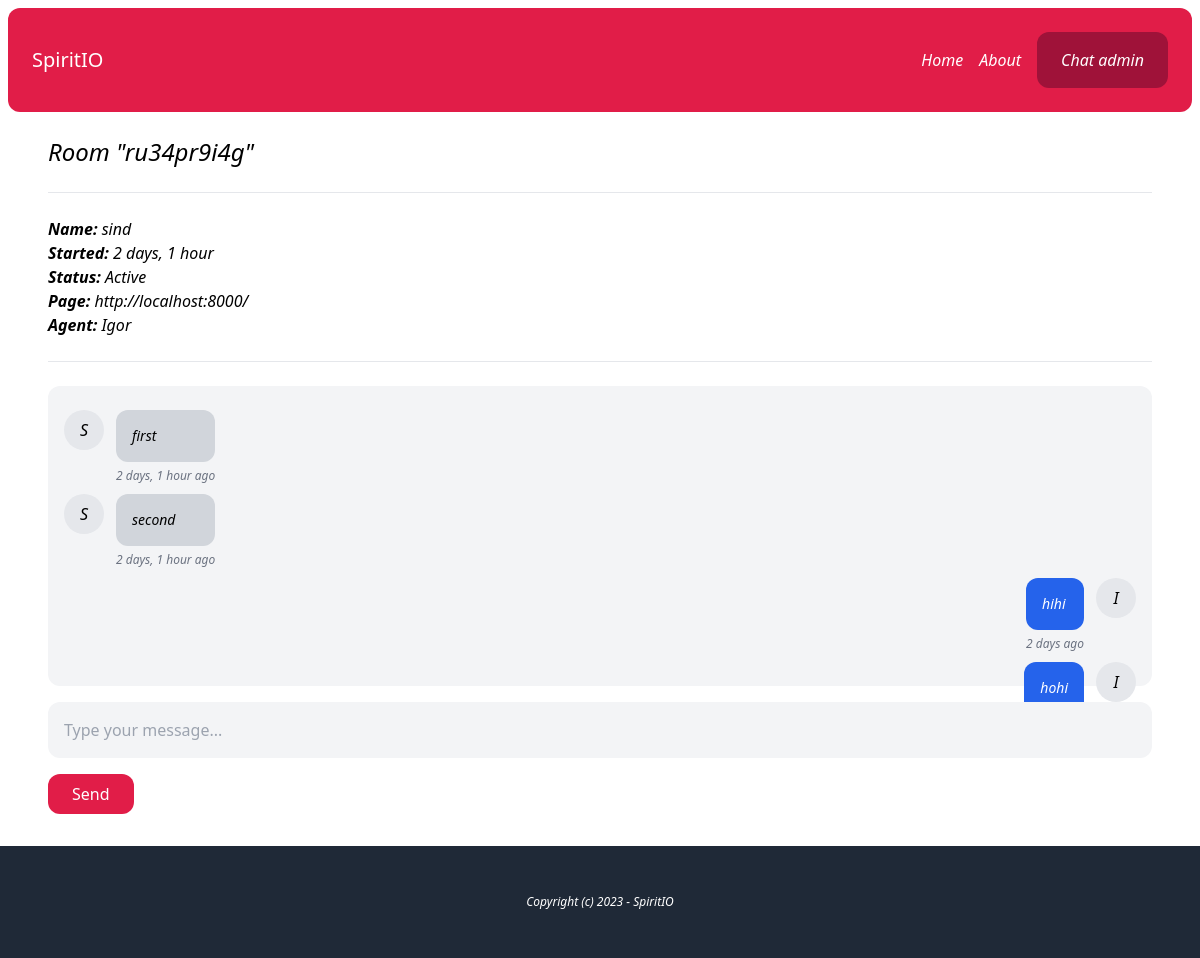
The page /chat-admin/ru34pr9i4g/ (signed in) on the database its author committed.
### chat/models.py (models this page shows, shortened)
class Room(models.Model):
    WAITING = 'waiting'
    ACTIVE = 'active'
    CLOSED = 'closed'
    CHOICES_STATUS = (
        (WAITING, 'Waiting'),
        (ACTIVE, 'Active'),
        (CLOSED, 'Closed' ),
    )
    uuid = models.CharField(max_length=255)
    client = models.CharField(max_length=255)
    agent = models.ForeignKey(User, related_name='rooms', blank=True, null=True, on_delete=models.SET_NULL)
    messages = models.ManyToManyField(Message, blank=True)
    url = models.CharField(max_length=255, null=True, blank=True)
    status = models.CharField(max_length=20, choices=CHOICES_STATUS, default=WAITING)
    created_at = models.DateTimeField(auto_now_add=True)
    class Meta:
        ordering = ('-created_at',)

class Message(models.Model):
    body = models.TextField()
    sent_by = models.CharField(max_length=255)
    created_at = models.DateTimeField(auto_now_add=True)
    created_by = models.ForeignKey(User, blank=True, null=True, on_delete=models.SET_NULL)
    class Meta:
        ordering = ('created_at',)

### account/models.py (models this page shows)
class User(AbstractBaseUser, PermissionsMixin):
    AGENT = 'agent'
    MANAGER = 'manager'
    ROLES_CHOICES = (
        (AGENT, 'Agent'),
        (MANAGER, 'Manager'),
    )
    id = models.UUIDField(primary_key=True, default=uuid.uuid4, editable=False)
    email = models.EmailField(unique=True)
    name = models.CharField(max_length=255, blank=True, default='')
    role = models.CharField(max_length=20, choices=ROLES_CHOICES, default=AGENT)
    is_active = models.BooleanField(default=True)
    is_superuser = models.BooleanField(default=False)
    is_staff = models.BooleanField(default=False)
    date_joined = models.DateTimeField(default=timezone.now)
    last_login = models.DateTimeField(blank=True, null=True)
    objects = CustomUserManager()
    USERNAME_FIELD = 'email'
    EMAIL_FIELD = 'email'
    REQUIRED_FIELDS = ['name']

### chat/views.py (the view)
# urls.py: path('chat-admin/<str:uuid>/', views.room, name='room'),
@login_required
def room(request, uuid):
    room = Room.objects.get(uuid=uuid)
    if room.status == Room.WAITING:
        room.status = Room.ACTIVE
        room.agent = request.user
        room.save()
    return render(request, 'chat/room.html', {
        'room': room,
    })

### chat/templatetags/chatextras.py (called while the page is built)
@register.filter(name='initials')
def initials(value):
    initials = ''
    for name in value.split(' '):
        if name and len(initials) < 3:
            initials += name[0].upper()
    return initials

### chat/templates/chat/room.html (shortened to what this page needs)
{% extends 'core/base.html' %}
{% load static chatextras %}
{% block content %}
    <h1 class="text-2xl">Room "{{ room.uuid }}"</h1>
    <hr class="my-6">
    <p class="mb-6">
        <b>Name: </b>{{ room.client }} <br>
        <b>Started: </b>{{ room.created_at|timesince }} <br>
        <b>Status: </b>{{ room.get_status_display }} <br>
        <b>Page: </b>{{ room.url }} <br>
        <b>Agent: </b>{% firstof room.agent.name 'None' %} <br>
    </p>
    <hr class="my-6">
    <div id="chat_log" class="mb-4 p-4 bg-gray-100 rounded-xl h-[300px] overlflow-scroll flex flex-col flex-grow">
        {% for message in room.messages.all %}
            <div class="flex w-full max-w-md mt-2 space-x-3 {% if message.created_by %}ml-auto justify-end{% endif %}">
                {% if not message.created_by %}
                    <div class="flex-shrink-0 h-10 w-10 rounded-full bg-gray-200 text-center pt-2">
                        {{ message.sent_by|initials}}
                    </div>
                {% endif %}
                <div>
                    <div class="p-4 rounded-xl {% if message.created_by %}bg-blue-600 text-white{% else %}bg-gray-300{% endif %}">
                        <p class="text-sm">
                            {{ message.body }}
                        </p>
                    </div>
                        <span class="text-xs text-gray-500 leading-none">
                            {{ message.created_at|timesince }} ago
                        </span>
                </div>
                {% if message.created_by %}
                    <div class="flex-shrink-0 h-10 w-10 rounded-full bg-gray-200 text-center pt-2">
                        {{ message.sent_by|initials}}
                    </div>
                {% endif %}
            </div>
        {% endfor %}
    </div>
    {% if room.status == 'active' %}
        <input type="text" name="body" id="chat_message_input" class="w-full mb-4 p-4 bg-gray-100 rounded-xl" placeholder="Type your message...">
        <button id="chat_message_submit" class="py-2 px-6 bg-rose-600 text-white rounded-xl">Send</button>
    {% endif %}
{% endblock %}

### rows shown on the page
Room: uuid "ru34pr9i4g", client "sind", created_at "2 days, 1 hour", status "Active", url "http://localhost:8000/", agent.name "Igor"
Message: sent_by|initials "S", body "first", created_at "2 days, 1 hour"
Message: sent_by|initials "S", body "second", created_at "2 days, 1 hour"
Message: body "hihi", created_at "2 days", sent_by|initials "I"
Message: body "hohi", sent_by|initials "I"
